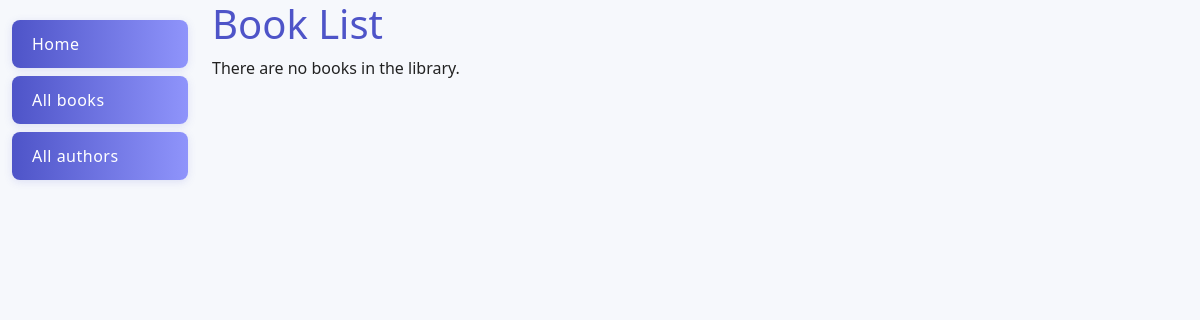
Before: /catalog/books/ with the older database file.
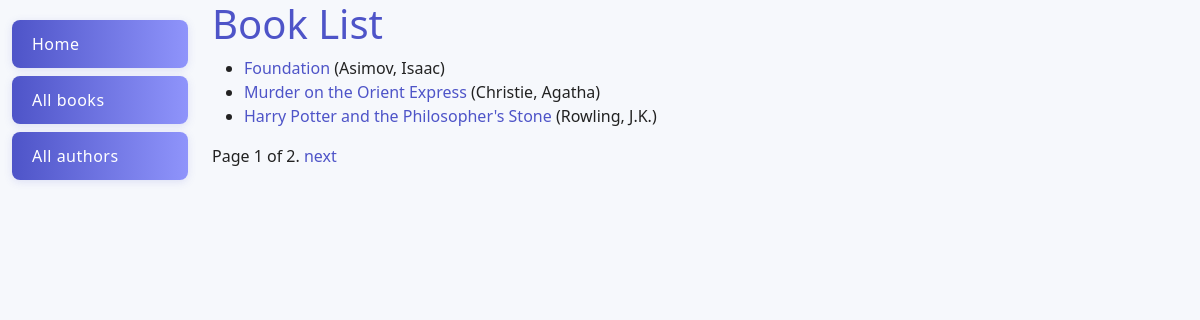
After: the same page with the newer database file.
### catalog/models.py (models this page shows, shortened)
class Book(models.Model):
    title = models.CharField(max_length=200)
    author = models.ForeignKey('Author', on_delete=models.RESTRICT, null=True)
    summary = models.TextField(max_length=1000, help_text="Enter a brief description of the book")
    isbn = models.CharField(
                            'ISBN', max_length=13,
                            unique=True,
                            help_text='13 Character '
                                      '<a href="https://www.isbn-international.org/content/what-isbn"'
                                      '>ISBN number</a>')
    genre = models.ManyToManyField(Genre, help_text="Select a genre for this book")
    language = models.ForeignKey('Language', on_delete=models.SET_NULL, null=True)
    def get_absolute_url(self):
        return reverse('book-detail', args=[str(self.id)])
    def display_genre(self):
        return ', '.join(genre.name for genre in self.genre.all()[:3])
    display_genre.short_description = 'Genre'

class Author(models.Model):
    first_name = models.CharField(max_length=100)
    last_name = models.CharField(max_length=100)
    date_of_birth = models.DateField(null=True, blank=True)
    date_of_death = models.DateField('Died', null=True, blank=True)
    class Meta:
        ordering = ['first_name', 'last_name']
    def __str__(self):
        return f'{self.last_name}, {self.first_name}'

### catalog/views.py (the view)
# urls.py: path('books/', views.BookListView.as_view(), name='books'),
class BookListView(generic.ListView):
    model = Book
    context_object_name = 'book_list'
    paginate_by = 3

### catalog/templates/catalog/book_list.html
{% extends "base_generic.html" %}
{% block content %}
  <h1>Book List</h1>
  {% if book_list %}
    <ul>
      {% for book in book_list %}
      <li>
        <a href="{{ book.get_absolute_url }}">{{ book.title }}</a>
        ({{book.author}})
      </li>
      {% endfor %}
    </ul>
  {% else %}
    <p>There are no books in the library.</p>
  {% endif %}
{% endblock %}

### catalog/templates/base_generic.html (shortened to what this page needs)
<!DOCTYPE html>
<html lang="en">
  <head>
    <link
      href="https://cdn.jsdelivr.net/npm/bootstrap@5.3.3/dist/css/bootstrap.min.css"
      rel="stylesheet"
    />
    {% load static %}
    <link rel="stylesheet" href="{% static 'catalog/css/styles.css' %}" />
  </head>
  <body>
    <div class="container-fluid">
      <div class="row">
        <div class="col-sm-2">
          {% block sidebar %}
          <ul class="sidebar-nav">
            <li><a href="{% url 'index' %}">Home</a></li>
            <li><a href="{% url 'books' %}">All books</a></li>
            <li>
              <a
                href="{% url 'authors' %}">All authors</a
              >
            </li>
          </ul>
          {% endblock %}
        </div>
        <div class="col-sm-10">
          {% block content %}{% endblock %}
          {% block pagination %}
    {% if is_paginated %}
        <div class="pagination">
            <span class="page-links">
                <span class="page-current">
                    Page {{ page_obj.number }} of {{ page_obj.paginator.num_pages }}.
                </span>
                {% if page_obj.has_next %}
                    <a href="{{ request.path }}?page={{ page_obj.next_page_number }}">next</a>
                {% endif %}
            </span>
        </div>
    {% endif %}
{% endblock %}
        </div>
      </div>
    </div>
  </body>
</html>

### catalog/static/catalog/css/styles.css (style rules this page uses)
.sidebar-nav { margin-top: 20px; padding: 0; list-style: none; }
.sidebar-nav li { padding: 12px 20px; margin-bottom: 8px; background: linear-gradient(90deg, #4e54c8 0%, #8f94fb 100%); color: #fff; border-radius: 8px; transition: background 0.3s, transform 0.2s; box-shadow: 0 2px 8px rgba(78, 84, 200, 0.15); cursor: pointer; }
.sidebar-nav li a { color: inherit; text-decoration: none; font-weight: 500; letter-spacing: 0.5px; display: block; }
body { font-family: 'Segoe UI', Arial, sans-serif; background: #f6f8fc; color: #222; margin: 0; padding: 0; }
h1, h2, h3 { color: #4e54c8; margin-top: 0; }
a { color: #4e54c8; text-decoration: none; transition: color 0.2s; }

Changed rows visible on the page:
added Book: title "Foundation", author "Asimov, Isaac"
added Book: title "Murder on the Orient Express", author "Christie, Agatha"
added Book: title "Harry Potter and the Philosopher's Stone", author "Rowling, J.K."
Other visible differences:
{{ page_obj.number }}: (not shown) → "1"
{{ page_obj.paginator.num_pages }}: (not shown) → "2"
text no longer shown: "There are no books in the library."
text now shown: "Page of . next"
